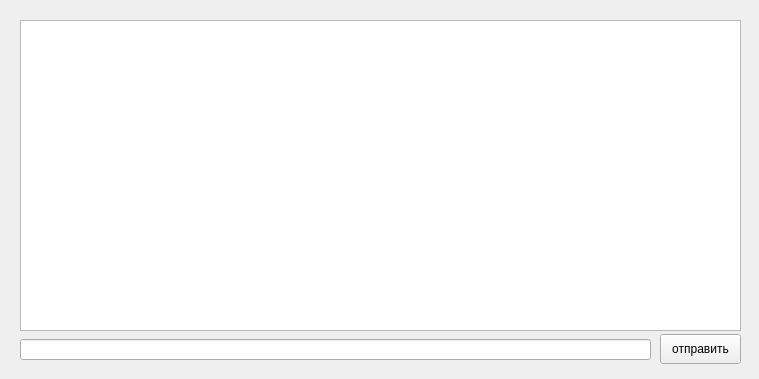
<?xml version="1.0" encoding="UTF-8"?>
<ui version="4.0">
 <class>MainWindow</class>
 <widget class="QMainWindow" name="MainWindow">
  <property name="geometry">
   <rect>
    <x>0</x>
    <y>0</y>
    <width>759</width>
    <height>379</height>
   </rect>
  </property>
  <property name="windowTitle">
   <string>MainWindow</string>
  </property>
  <widget class="QWidget" name="centralwidget">
   <widget class="QLineEdit" name="lineEdit">
    <property name="geometry">
     <rect>
      <x>20</x>
      <y>339</y>
      <width>631</width>
      <height>21</height>
     </rect>
    </property>
    <property name="text">
     <string/>
    </property>
   </widget>
   <widget class="QPushButton" name="pushButton">
    <property name="geometry">
     <rect>
      <x>660</x>
      <y>334</y>
      <width>81</width>
      <height>30</height>
     </rect>
    </property>
    <property name="text">
     <string>отправить</string>
    </property>
   </widget>
   <widget class="QTextBrowser" name="textBrowser">
    <property name="geometry">
     <rect>
      <x>20</x>
      <y>20</y>
      <width>721</width>
      <height>311</height>
     </rect>
    </property>
   </widget>
  </widget>
 </widget>
 <resources/>
 <connections/>
</ui>
